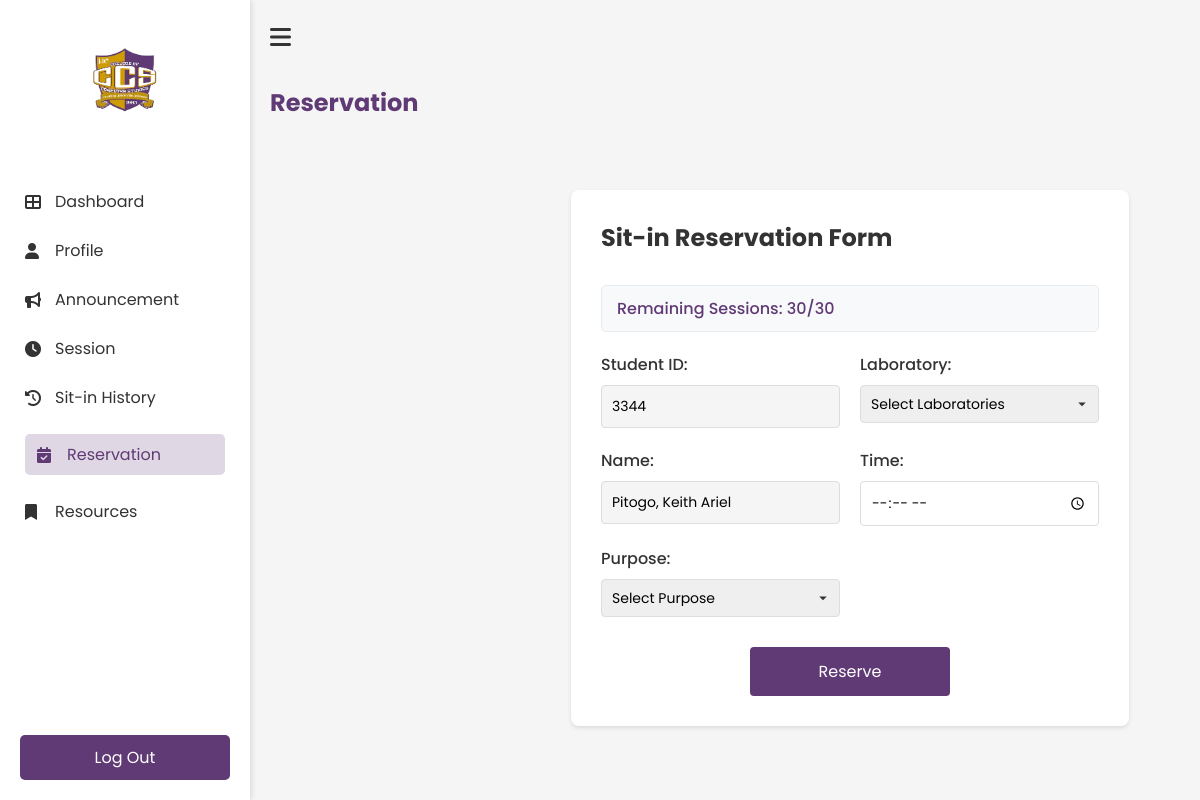
Before: /Reservation (signed in) with the older database file.
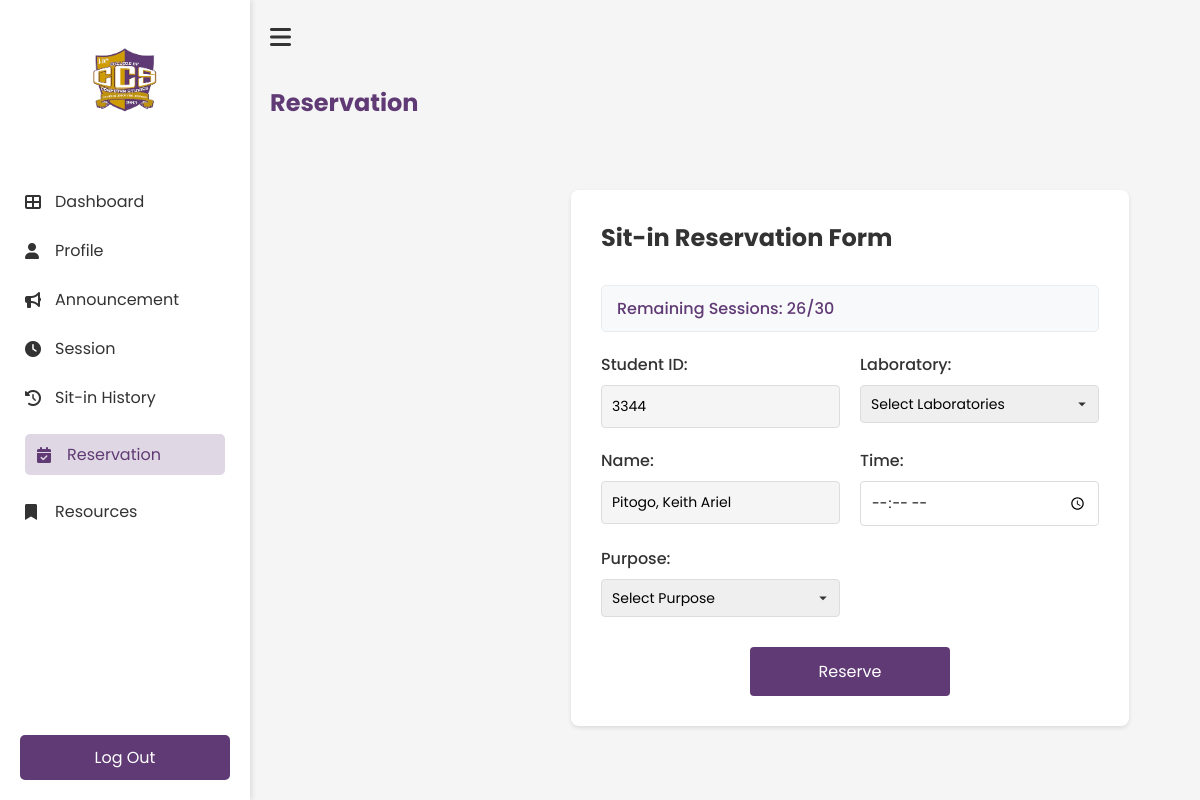
After: the same page with the newer database file.
### tables this page shows
CREATE TABLE users(
idno integer primary key,
lastname text not null,
firstname text not null,
middlename text,
course text not null,
year_level integer not null,
email text unique not null,
username text unique not null,
password text not null, sessions TEXT DEFAULT NULL, address text, photo text, points INTEGER DEFAULT 0, remaining_sessions INTEGER DEFAULT 0);

### app.py (the view, shortened to what this page needs)
@app.route('/Reservation', methods=['GET', 'POST'])
def Reservation():
    if 'username' not in session:
        return redirect(url_for('login'))
    user = get_user_reservation_data(session['student_id'])
    if not user:
        flash('Error loading user data', 'error')
        return redirect(url_for('Dashboard'))
    return render_template('student/reservation.html', user=user)

### templates/student/reservation.html (shortened to what the changed rows need)
<!DOCTYPE html>
<html lang="en">
<head>
    <link rel="stylesheet" href="{{ url_for('static', filename='student/reservation.css') }}">
    <link rel="stylesheet" href="https://cdnjs.cloudflare.com/ajax/libs/font-awesome/6.0.0-beta3/css/all.min.css">
<body>
    <div class="reservation-container">
        <div class="main-content">
            <h1 class="header">Reservation</h1>
            <div class="main-content">
                <div class="form-card">
                    <h2>Sit-in Reservation Form</h2>
                    <div class="session-info">
                        <p>Remaining Sessions: {{ user['sessions'] if user['sessions'] is not none else 30 }}/30</p>
                    </div>
                    <form class="reservation-form" method="POST">
                        <div class="form-group-row">
                            <div class="form-group">
                                <label for="student_id">Student ID:</label>
                                <input type="text" id="student_id" name="student_id" value="{{ user['idno'] }}" readonly>
                            </div>
                        </div>
                        <div class="form-group-row">
                            <div class="form-group">
                                <label for="name">Name:</label>
                                <input type="text" id="name" name="name" value="{{ user['lastname'] }}, {{ user['firstname'] }} {{ user['middlename'] if user['middlename'] else '' }}" readonly>
                            </div>
                        </div>
                    </form>
                </div>
            </div>
        </div>
    </div>
</body>
</html>

Changed rows visible on the page:
changed users "Pitogo, Keith Ariel": sessions "30" → "26"
